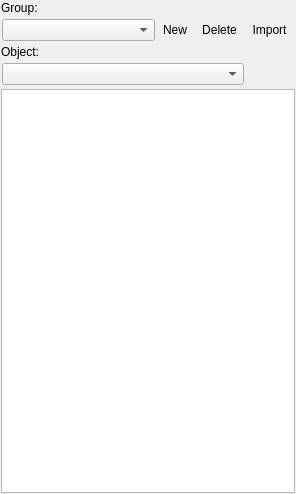
<?xml version="1.0" encoding="UTF-8"?>
<ui version="4.0">
 <class>TileObjectsWidgetClass</class>
 <widget class="QWidget" name="TileObjectsWidgetClass">
  <property name="geometry">
   <rect>
    <x>0</x>
    <y>0</y>
    <width>296</width>
    <height>494</height>
   </rect>
  </property>
  <property name="windowTitle">
   <string>TileObjectsWidget</string>
  </property>
  <layout class="QVBoxLayout" name="verticalLayout_2">
   <property name="spacing">
    <number>0</number>
   </property>
   <property name="leftMargin">
    <number>1</number>
   </property>
   <property name="topMargin">
    <number>1</number>
   </property>
   <property name="rightMargin">
    <number>1</number>
   </property>
   <property name="bottomMargin">
    <number>1</number>
   </property>
   <item>
    <widget class="QLabel" name="label">
     <property name="sizePolicy">
      <sizepolicy hsizetype="Preferred" vsizetype="Fixed">
       <horstretch>0</horstretch>
       <verstretch>0</verstretch>
      </sizepolicy>
     </property>
     <property name="text">
      <string>Group:</string>
     </property>
    </widget>
   </item>
   <item>
    <widget class="QWidget" name="widget" native="true">
     <property name="sizePolicy">
      <sizepolicy hsizetype="Preferred" vsizetype="Fixed">
       <horstretch>0</horstretch>
       <verstretch>0</verstretch>
      </sizepolicy>
     </property>
     <property name="minimumSize">
      <size>
       <width>0</width>
       <height>30</height>
      </size>
     </property>
     <layout class="QHBoxLayout" name="horizontalLayout">
      <property name="spacing">
       <number>1</number>
      </property>
      <property name="leftMargin">
       <number>1</number>
      </property>
      <property name="topMargin">
       <number>1</number>
      </property>
      <property name="rightMargin">
       <number>1</number>
      </property>
      <property name="bottomMargin">
       <number>1</number>
      </property>
      <item>
       <widget class="QComboBox" name="groupCombo"/>
      </item>
      <item>
       <widget class="QToolButton" name="newGroupButton">
        <property name="toolTip">
         <string>New</string>
        </property>
        <property name="text">
         <string>New</string>
        </property>
        <property name="icon">
         <iconset resource="MainWindow.qrc">
          <normaloff>:/MainWindow/icons/fugue/document.png</normaloff>:/MainWindow/icons/fugue/document.png</iconset>
        </property>
        <property name="autoRaise">
         <bool>true</bool>
        </property>
       </widget>
      </item>
      <item>
       <widget class="QToolButton" name="deleteGroupButton">
        <property name="toolTip">
         <string>Delete</string>
        </property>
        <property name="text">
         <string>Delete</string>
        </property>
        <property name="icon">
         <iconset resource="MainWindow.qrc">
          <normaloff>:/MainWindow/icons/fugue/cross-script.png</normaloff>:/MainWindow/icons/fugue/cross-script.png</iconset>
        </property>
        <property name="autoRaise">
         <bool>true</bool>
        </property>
       </widget>
      </item>
      <item>
       <widget class="QToolButton" name="importButton">
        <property name="toolTip">
         <string>Import</string>
        </property>
        <property name="text">
         <string>Import</string>
        </property>
        <property name="icon">
         <iconset resource="MainWindow.qrc">
          <normaloff>:/MainWindow/icons/fugue/document-import.png</normaloff>:/MainWindow/icons/fugue/document-import.png</iconset>
        </property>
        <property name="autoRaise">
         <bool>true</bool>
        </property>
       </widget>
      </item>
     </layout>
    </widget>
   </item>
   <item>
    <widget class="QLabel" name="label_2">
     <property name="sizePolicy">
      <sizepolicy hsizetype="Preferred" vsizetype="Fixed">
       <horstretch>0</horstretch>
       <verstretch>0</verstretch>
      </sizepolicy>
     </property>
     <property name="text">
      <string>Object:</string>
     </property>
    </widget>
   </item>
   <item>
    <widget class="QWidget" name="widget_2" native="true">
     <property name="sizePolicy">
      <sizepolicy hsizetype="Preferred" vsizetype="Fixed">
       <horstretch>0</horstretch>
       <verstretch>0</verstretch>
      </sizepolicy>
     </property>
     <property name="minimumSize">
      <size>
       <width>0</width>
       <height>30</height>
      </size>
     </property>
     <layout class="QHBoxLayout" name="horizontalLayout_2">
      <property name="spacing">
       <number>1</number>
      </property>
      <property name="leftMargin">
       <number>1</number>
      </property>
      <property name="topMargin">
       <number>1</number>
      </property>
      <property name="rightMargin">
       <number>1</number>
      </property>
      <property name="bottomMargin">
       <number>1</number>
      </property>
      <item>
       <widget class="QComboBox" name="objectsCombo"/>
      </item>
      <item>
       <widget class="QToolButton" name="newObjectButton">
        <property name="text">
         <string/>
        </property>
        <property name="icon">
         <iconset resource="MainWindow.qrc">
          <normaloff>:/MainWindow/icons/fugue/document.png</normaloff>:/MainWindow/icons/fugue/document.png</iconset>
        </property>
        <property name="autoRaise">
         <bool>true</bool>
        </property>
       </widget>
      </item>
      <item>
       <widget class="QToolButton" name="deleteObjectButton">
        <property name="text">
         <string/>
        </property>
        <property name="icon">
         <iconset resource="MainWindow.qrc">
          <normaloff>:/MainWindow/icons/fugue/cross-script.png</normaloff>:/MainWindow/icons/fugue/cross-script.png</iconset>
        </property>
        <property name="autoRaise">
         <bool>true</bool>
        </property>
       </widget>
      </item>
     </layout>
    </widget>
   </item>
   <item>
    <widget class="TilesEditor::GraphicsView" name="graphicsView">
     <property name="alignment">
      <set>Qt::AlignLeading|Qt::AlignLeft|Qt::AlignTop</set>
     </property>
    </widget>
   </item>
  </layout>
  <zorder>graphicsView</zorder>
  <zorder>widget</zorder>
  <zorder>widget_2</zorder>
  <zorder>label</zorder>
  <zorder>label_2</zorder>
 </widget>
 <layoutdefault spacing="6" margin="11"/>
 <customwidgets>
  <customwidget>
   <class>TilesEditor::GraphicsView</class>
   <extends>QGraphicsView</extends>
   <header location="global">GraphicsView.h</header>
  </customwidget>
 </customwidgets>
 <resources>
  <include location="MainWindow.qrc"/>
 </resources>
 <connections/>
</ui>
